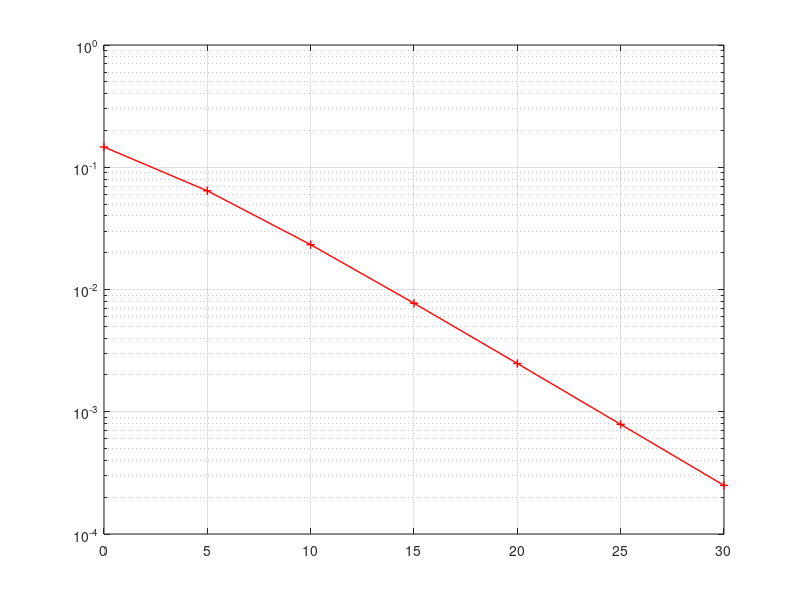

Write MATLAB code to recreate this figure.
clc;
clear all;

SNR = 0:5:30; %dB
gamma = 10.^(SNR/10); 
R = 1; %without channel coding
% M = 64;
% k = log2(M);

for ii=1:length(gamma)
%     BER_bpsk_awgn(ii)=0.5*erfc(sqrt(gamma(ii)));
%     BER_qpsk_awgn(ii)=0.5*erfc(sqrt(gamma(ii)/2));
%     BER_16qam_awgn(ii)=3/8*erfc(sqrt(gamma(ii)/10))-9/64*erfc(sqrt(gamma(ii)/10))^2;
%     BER_64qam_awgn(ii)=7/24*erfc(sqrt(gamma(ii)/42))-49/384*erfc(sqrt(gamma(ii)/42))^2;
 BER_bpsk_fading(ii)=0.5*(1-(1/(sqrt(1+(1/(gamma(ii)))))));
%     BER_qpsk_fading(ii)=0.5*(1-(1/(sqrt(1+(2/(gamma(ii)))))));
%     BER_16qam_fading(ii)=3/8*(1-(1/(sqrt(1+(10/gamma(ii))))));
%      BER_64qam_fading(ii)=7/24*(1-(1/(sqrt(1+(42/gamma(ii))))));
%     BER_64qam_fading(ii)=7/24 * ( 1 - sqrt(1/7*gamma(ii)/k./(1+1/7*gamma(ii)/k)) );
end

% semilogy(SNR,BER_bpsk_awgn,'-r*','linewidth',1);
% hold on;
semilogy(SNR,BER_bpsk_fading,'-r+','linewidth',1)
% semilogy(SNR,BER_qpsk_awgn,'-r*','linewidth',1)
% hold on;
% semilogy(SNR,BER_qpsk_fading,'-rs','linewidth',1)
% semilogy(SNR,BER_16qam_awgn,'--r*','linewidth',1)
% hold on;
% semilogy(SNR,BER_16qam_fading,'--ro','linewidth',1)
% semilogy(SNR,BER_64qam_awgn,'--m*','linewidth',1)
% hold on;
 %semilogy(SNR,BER_64qam_fading,'--mo','linewidth',1)
% axis([0 30 10^-5 10^0])
grid on;